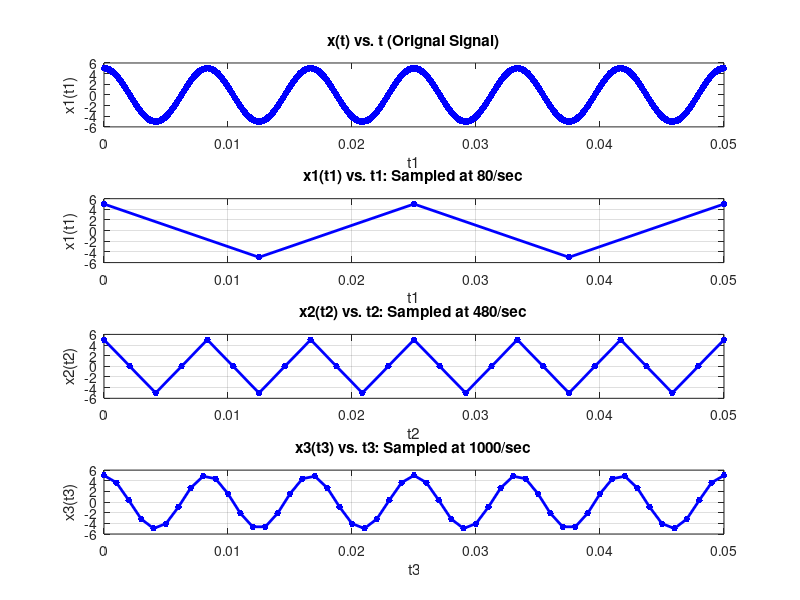

Here is the MATLAB script that generated this plot:
close;
clc;
clear;
close all;
% Question 1
% Formula for a cosine is cos(2 * pi * t / period).
% So, 240 * pi = 2 * pi / period, so period = 2/240 = 0.00834.
% Thus 10 periods would mean a max t of 10 * 0.00834 = 0.0834.
% Sampling rates are 80, 480 and 1000 samples per second, 
% Number of Samples = (elasped time) / (time per sample)
% numSamples1 = round(0.00834 / (1/80));
% numSamples2 = round(0.00834 / (1/480));
% numSamples3 = round(0.00834 / (1/1000));
fs1 = 80;
dt1 = 1/fs1;
fs2 = 480;
dt2 = 1/fs2;
fs3 = 1000;
dt3 = 1/fs3;
t = (0:0.0000005:0.05);
% That is only 40 and gives a severe undersampling of the signal
% giving a weird shape.
% Make up a t axis going from 0 to 0.1 with numSamples samples.
t1 = (0:dt1:0.05);
t2 = (0:dt2:0.05);
t3 = (0:dt3:0.05);
% t1 = linspace(0, 0.00834, numSamples1);
% t2 = linspace(0, 0.00834, numSamples2);
% t3 = linspace(0, 0.00834, numSamples3);
x = 5 * cos(240 * pi * t);
x1 = 5 * cos(240 * pi * t1);
x2 = 5 * cos(240 * pi * t2);
x3 = 5 * cos(240 * pi * t3);
figure
subplot(4,1,1),plot(t,x,'b.-', 'LineWidth', 2, 'MarkerSize', 15);
title('x(t) vs. t (Orignal Signal)');
xlabel('t1');
ylabel('x1(t1)')
subplot(4,1,2),plot(t1, x1, 'b.-', 'LineWidth', 2, 'MarkerSize', 15);
grid on;
title('x1(t1) vs. t1: Sampled at 80/sec');
xlabel('t1');
ylabel('x1(t1)');
subplot(4,1,3),plot(t2, x2, 'b.-', 'LineWidth', 2, 'MarkerSize', 15);
grid on;
title('x2(t2) vs. t2: Sampled at 480/sec');
xlabel('t2');
ylabel('x2(t2)');
subplot(4,1,4),plot(t3, x3, 'b.-', 'LineWidth', 2, 'MarkerSize', 15);
grid on;
title('x3(t3) vs. t3: Sampled at 1000/sec');
xlabel('t3');
ylabel('x3(t3)');

% According to Nyquist Theorem, fs>=2*f our sampling frequency must be atleast more
% than twice of the frequency, i.e. more than 240, for our orignal signal
% to be preserved, which we can see that happens in the case of 480 and
% 1000, with the sampling output improving with higher frequency as we can
% see in the 1000 case. At the same time, the case with 80 as the sampling
% frequency doesn't really give us a nice output.

